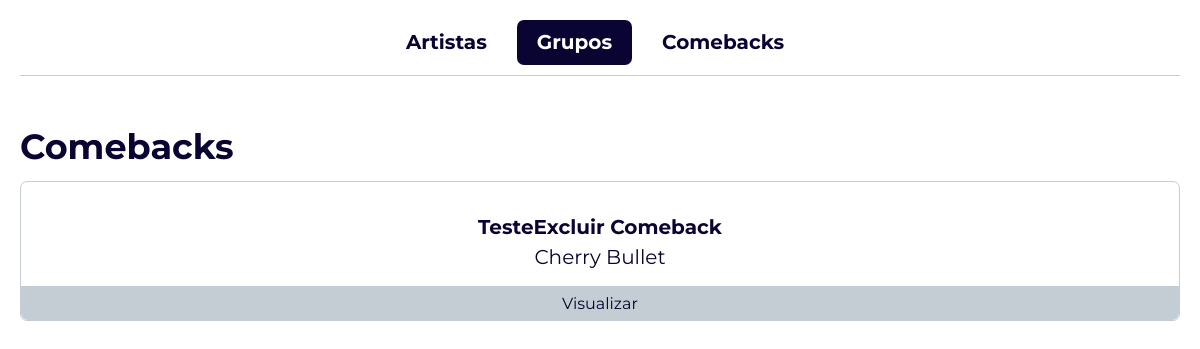
The page /comebacks on the database as committed earlier.
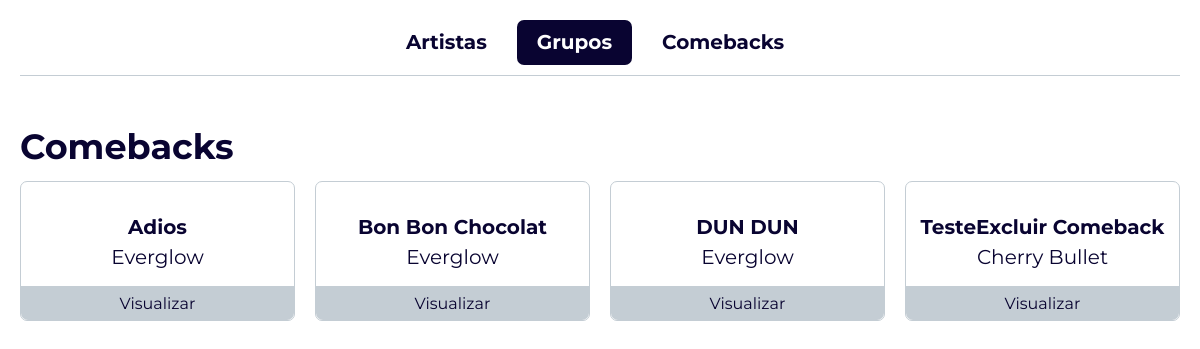
The same page on the database as committed later.
### grupos/models.py (models this page shows, shortened)
class Comeback(models.Model):
    nome = models.CharField("Nome da Música", max_length = 100, unique=True)
    grupo = models.ForeignKey(Grupo, verbose_name="Grupo do Música", on_delete=models.CASCADE)
    data = models.DateField("Data do Música")
    views = models.PositiveIntegerField("Número de Views")
    likes = models.PositiveIntegerField("Número de Likes")
    deslikes = models.PositiveIntegerField("Número de Deslikes")

class Grupo(models.Model):
    nome = models.CharField("Nome do Grupo", max_length=100, unique=True)
    debut = models.DateField("Debut do Grupo")
    resumo = models.TextField("Resumo do Grupo")
    def __str__(self):
        return self.nome

### grupos/views.py (the view)
# urls.py: path('comebacks', listaDeComebacks, name="listaDeComebacks"),
def listaDeComebacks(request):
    comebacks = Comeback.objects.all().order_by('-id')
    return render(request, "grupos/listaDeComebacks.html", {'comebacks':comebacks})

### templates/grupos/listaDeComebacks.html
{% extends 'base.html' %}
{% block content %}
<div class="divVoltar"></div>
<div class="divCabecalhoListar">
    <h1 class="tituloListaDeListar"><strong>Comebacks</strong></h1>
</div>
<section class="flexListar">
    {% for comeback in comebacks %}
        <div class="divListar">
            <div class="infosListar">
                <strong> {{ comeback.nome }} </strong>
                <br>
                {{ comeback.grupo }}
            </div>
            <div class="botaoListar">
                <a class="botaoVisualizarListar" href="/visualizarComeback/{{ comeback.id }}">Visualizar</a>
            </div>
        </div>
    {% endfor %}
</section>
{% endblock content %}

Rows that differ between the two databases and show on the page:
added Comeback: nome "Adios", grupo "Everglow"
added Comeback: nome "Bon Bon Chocolat", grupo "Everglow"
added Comeback: nome "DUN DUN", grupo "Everglow"
